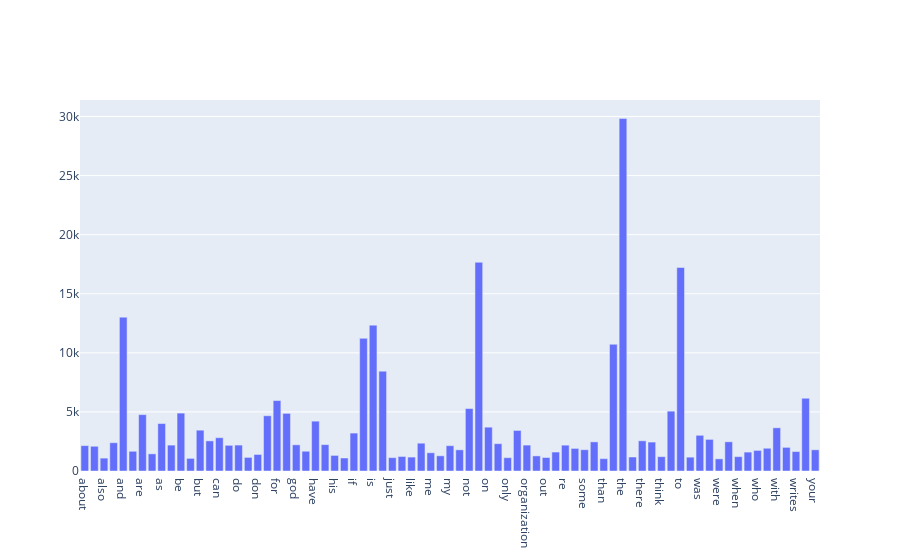

Notebook code for this chart:
### Markdown cell above
#### >>> **Exercise 13 (take home):** 
The chart above only contains 300 vocabulary in the documents, and it's already computationally intensive to both compute and visualize. Can you efficiently reduce the number of terms you want to visualize as an exercise.

### Code cell
# Answer here

# Theres too much vocab with 0, So i want to set a threshold to filter and reduce the number of terms
# For example i want to see vocab with >= 1000 freq
# Get index for vocab
filter_freq = [index for index, count in enumerate(term_frequencies) if count >= 1000]

fig = go.Figure([go.Bar(x=count_vect.get_feature_names_out()[filter_freq] , y = term_frequencies[filter_freq])])

fig.show()

### Figure 1 — Plotly figure (JSON) as saved in the notebook; plotly's stock layout.template omitted (floating-point values rounded to 4 significant figures)
{"data": [{"type": "bar", "x": ["about", "all", "also", "an", "and", "any", "are", "article", "as", "at", "be", "been", "but", "by", "can", "com", "do", "does", "don", "edu", "for", "from", "god", "has", "have", "he", "his", "how", "if", "in", "is", "it", "just", "know", "like", "lines", "me", "more", "my", "no", "not", "of", "on", "one", "only", "or", "organization", "other", "out", "people", "re", "so", "some", "subject", "than", "that", "the", "their", "there", "they", "think", "this", "to", "university", "was", "we", "were", "what", "when", "which", "who", "will", "with", "would", "writes", "you", "your"], "y": [2148, 2093, 1090, 2393, 13017, 1669, 4769, 1453, 4015, 2191, 4898, 1068, 3453, 2548, 2818, 2172, 2193, 1151, 1400, 4675, 5962, 4877, 2216, 1671, 4218, 2232, 1318, 1100, 3208, 11226, 12343, 8447, 1130, 1230, 1177, 2353, 1543, 1286, 2143, 1791, 5285, 17660, 3709, 2312, 1127, 3432, 2192, 1278, 1142, 1604, 2186, 1912, 1802, 2464, 1045, 10723, 29825, 1184, 2556, 2448, 1213, 5063, 17222, 1170, 3020, 2674, 1028, 2472, 1215, 1599, 1742, 1925, 3655, 2000, 1645, 6157, 1793]}], "layout": {}}
